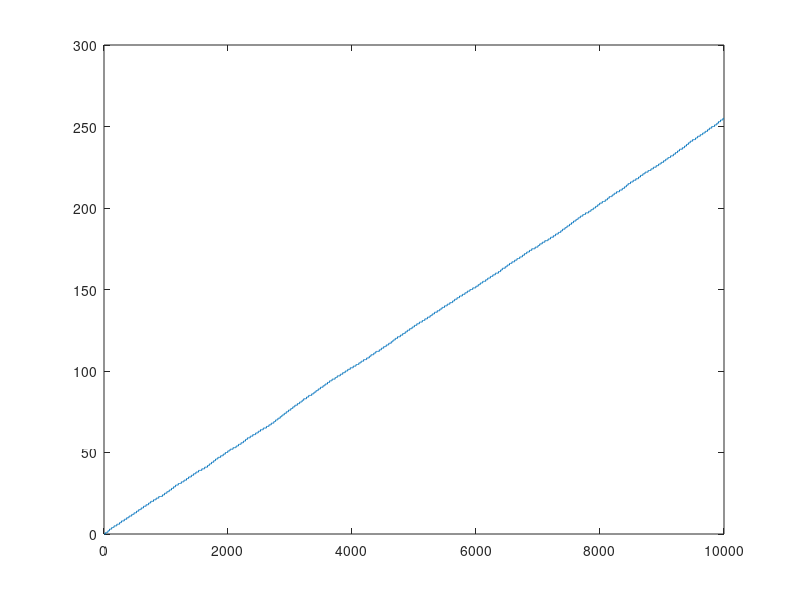

Reproduce this figure in MATLAB. (Note: this script raises an error after producing the figure.)
% Name - Dhaval Harish Sharma
% Red ID - 824654344
% Applied Computer Vision (CS-696)
% Assignment 1
% Question-1 : Using MATLAB

% Generating a random 100 X 100 grayscale image
arr = rand(100, 100) * 255;
A = uint8(arr);
imshow(A);

% Sorting all the intensities in A, putting the result in a single 
% 10,000 dimensional vector x and plotting the array
[row, col] = size(A);
length = row * col;
x = reshape(A, 1, length);
x = sort(x);
plot(x);

% Displaying a figure showing histogram of image intensities using 32 bins
figure;
histogram(A, 32);
title("Histogram of A using 32 bins");

% Creating and displaying a binary image the same size of A and
% thresholding against t
figure;
b = A > 128;  % b = image > threshold t
imshow(b);

% Generating a new image same as A but with A's mean intensity value
% subtracted from each pixel. Also, setting any negative values to 0
figure;
c = A - mean(mean(A)); % A is uint8, so negative values are set to 0
imshow(c);

% Calling rollDice() function from rollDice.m
rollDice()

% Using reshape function to generate z
y = [1:6];
z = reshape(y, 3, 2)

% Using min and find function to set x to a single minimum value that
% occurs in A and setting r and c to row and column in which it occurs
% respectively
x = min(unique(A))
[r, c] = find(A == x);

% Using unique function to compute the total number of unique values that
% occur in v
v = [1, 8, 8, 2, 1, 3, 9, 8];
numUniqValue = size(unique(v), 2)